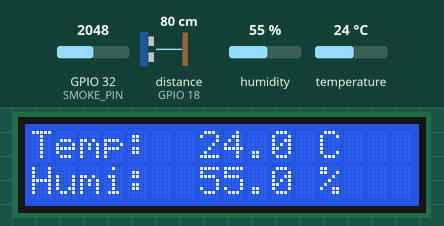
Simulated run of this sketch. Board: ESP32. Shown: 16×2 character LCD. Wiring (inferred from the names in the program): ultrasonic range finder: trigger GPIO 5; echo GPIO 18. The test bench sets the inputs (shaded band); at power-on: GPIO 32 (SMOKE_PIN) = 2048, distance to the obstacle (sensor on GPIO 18) 80 cm, humidity 55 %, temperature 24 °C (analog values on the 0–4095 scale). The echo pulse lasts 58.3 µs per cm; what the sketch prints to the serial monitor is not drawn.

Above: at 4.3 s.
4.4 s: GPIO 32 (SMOKE_PIN) set to 2866
At 7.0 s:
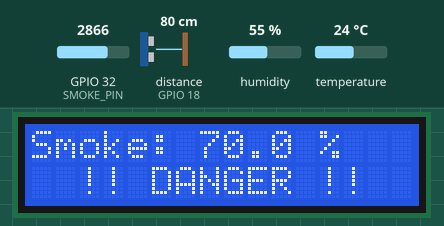
13.0 s: GPIO 32 (SMOKE_PIN) set to 122
At 15.6 s:
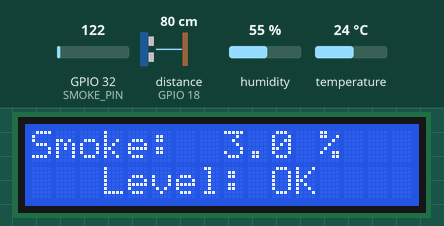
19.6 s: GPIO 32 (SMOKE_PIN) set to 1228
At 25.1 s:
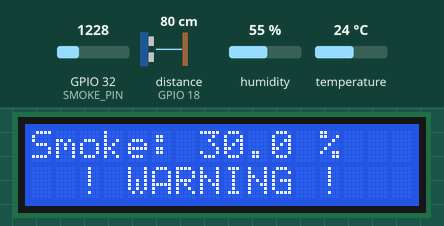
28.2 s: distance to the obstacle (sensor on GPIO 18) set to 2 cm
At 36.6 s:
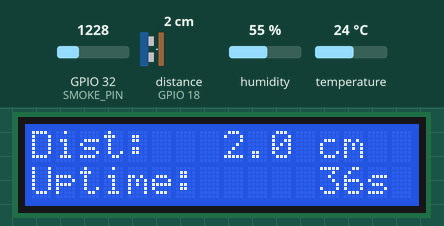
36.8 s: humidity set to 22 %
At 40.0 s:
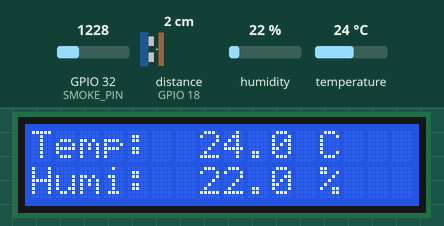
43.7 s: temperature set to 12 °C
At 49.4 s:
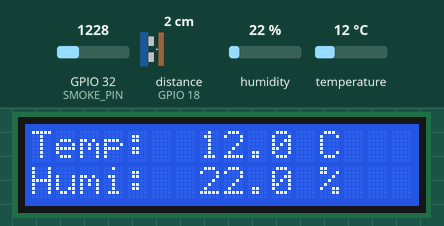
Timing chart, 0 to 50.9 s (numbered marks = the images above; inputs shaded):
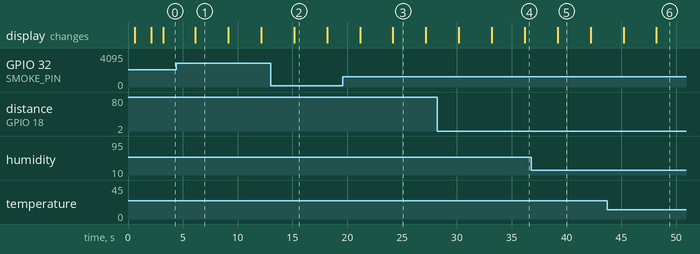

Measured:
- after the input at 4.4 s, the display: changes after 1.7 s (image 1)
- after the input at 13.0 s, the display: changes after 2.2 s (image 2)
- after the input at 19.6 s, the display: first differs from a run without the input after 4.6 s (image 3)
- what the display in image 1 shows lasts 3.1 s, from 6.1 s to 9.2 s

The sketch:

sensor_test.ino
```cpp
/*
 * sensor_test.ino
 * ─────────────────────────────────────────────────────────────────────────────
 * Standalone hardware test — reads every sensor and logs to Serial + LCD.
 * No Firebase / AWS / TFLite / WiFi — just the physical sensors.
 *
 * Hardware:
 *   DHT11        — pin 4
 *   MQ-2         — pin 32  (analog ADC)
 *   HC-SR04      — TRIG=5  ECHO=18
 *   16×2 I2C LCD — SDA=21  SCL=22  addr=0x27
 *
 * Required libraries (Arduino Library Manager):
 *   DHT sensor library  (Adafruit)
 *   Adafruit Unified Sensor
 *   LiquidCrystal I2C   (Frank de Brabander)
 *
 * Open Serial Monitor at 115200 baud.
 * LCD cycles: screen A → screen B every READ_INTERVAL_MS.
 */

#include <Wire.h>
#include <DHT.h>
#include <LiquidCrystal_I2C.h>

// ── Pin definitions ───────────────────────────────────────────────────────────
#define DHT_PIN        4
#define DHT_TYPE       DHT11
#define SMOKE_PIN      32
#define TRIG_PIN       5
#define ECHO_PIN       18
#define LCD_ADDR       0x27
#define LCD_COLS       16
#define LCD_ROWS       2

// ── Timing ────────────────────────────────────────────────────────────────────
#define READ_INTERVAL_MS  2000   // read + print every 2 s
#define LCD_FLIP_MS       3000   // flip LCD screen every 3 s

// ── Objects ───────────────────────────────────────────────────────────────────
DHT              dht(DHT_PIN, DHT_TYPE);
LiquidCrystal_I2C lcd(LCD_ADDR, LCD_COLS, LCD_ROWS);

// ── State ─────────────────────────────────────────────────────────────────────
unsigned long lastReadMs  = 0;
unsigned long lastFlipMs  = 0;
uint8_t       lcdScreen   = 0;

// Latest readings (updated each read cycle, used by LCD flip)
float    g_tempC      = 0;
float    g_humPct     = 0;
uint16_t g_smokeRaw   = 0;
float    g_smokePct   = 0;
float    g_distCm     = -1;
bool     g_dhtOk      = false;

// ── Helpers ───────────────────────────────────────────────────────────────────
float readDistance() {
    digitalWrite(TRIG_PIN, LOW);
    delayMicroseconds(2);
    digitalWrite(TRIG_PIN, HIGH);
    delayMicroseconds(10);
    digitalWrite(TRIG_PIN, LOW);
    long dur = pulseIn(ECHO_PIN, HIGH, 30000UL);
    if (dur == 0) return -1.0f;
    return dur * 0.01715f;  // cm
}

void lcdPrint(const char* l1, const char* l2) {
    lcd.clear();
    lcd.setCursor(0, 0); lcd.print(l1);
    lcd.setCursor(0, 1); lcd.print(l2);
}

// ── Setup ─────────────────────────────────────────────────────────────────────
void setup() {
    Serial.begin(115200);
    delay(500);

    // LCD — ESP32 needs explicit I2C pin init before the LCD driver
    Wire.begin(21, 22);   // SDA=21, SCL=22
    lcd.init();
    lcd.backlight();
    lcdPrint("Sensor Test", "Booting...");

    // Sensors
    dht.begin();
    pinMode(TRIG_PIN, OUTPUT);
    pinMode(ECHO_PIN, INPUT);
    digitalWrite(TRIG_PIN, LOW);
    analogReadResolution(12);

    Serial.println("\n========================================");
    Serial.println("  SENSOR TEST — 115200 baud");
    Serial.println("  DHT11 | MQ-2 | HC-SR04 | LCD");
    Serial.println("========================================");

    delay(1500);
    lcdPrint("All sensors", "ready!");
    delay(1000);
}

// ── Loop ──────────────────────────────────────────────────────────────────────
void loop() {
    unsigned long now = millis();

    // ── Read all sensors every READ_INTERVAL_MS ───────────────────────────────
    if (now - lastReadMs >= READ_INTERVAL_MS) {
        lastReadMs = now;

        // DHT11
        float t = dht.readTemperature();
        float h = dht.readHumidity();
        g_dhtOk = !(isnan(t) || isnan(h));
        if (g_dhtOk) { g_tempC = t; g_humPct = h; }

        // MQ-2 smoke
        g_smokeRaw = analogRead(SMOKE_PIN);
        g_smokePct = g_smokeRaw / 4095.0f * 100.0f;

        // HC-SR04 distance
        g_distCm = readDistance();

        // ── Serial output ─────────────────────────────────────────────────────
        Serial.println("----------------------------------------");
        Serial.printf("[DHT11]  Temp     : %s\n",
                      g_dhtOk ? String(g_tempC, 2) + " °C" : "READ FAILED");
        Serial.printf("[DHT11]  Humidity : %s\n",
                      g_dhtOk ? String(g_humPct, 2) + " %" : "READ FAILED");
        Serial.printf("[MQ-2]   Smoke raw: %u  /  4095\n", g_smokeRaw);
        Serial.printf("[MQ-2]   Smoke %%  : %.1f %%  (%s)\n",
                      g_smokePct,
                      g_smokePct > 60 ? "DANGER" :
                      g_smokePct > 25 ? "WARNING" : "OK");
        Serial.printf("[HCSR04] Distance : %s\n",
                      g_distCm < 0 ? "no object in range" :
                      String(g_distCm, 1) + " cm");
        Serial.printf("[SYS]    Uptime   : %lu s   Heap: %u bytes\n",
                      now / 1000, (uint32_t)ESP.getFreeHeap());
        Serial.println("----------------------------------------");
    }

    // ── Flip LCD screen every LCD_FLIP_MS ────────────────────────────────────
    if (now - lastFlipMs >= LCD_FLIP_MS) {
        lastFlipMs = now;
        char l1[17], l2[17];

        switch (lcdScreen % 3) {
            case 0:  // Temperature + humidity
                if (g_dhtOk) {
                    snprintf(l1, 17, "Temp: %5.1f C   ", g_tempC);
                    snprintf(l2, 17, "Humi: %5.1f %%  ", g_humPct);
                } else {
                    snprintf(l1, 17, "DHT11 FAIL      ");
                    snprintf(l2, 17, "Check wiring!   ");
                }
                break;

            case 1:  // Smoke
                snprintf(l1, 17, "Smoke:%5.1f %%  ", g_smokePct);
                snprintf(l2, 17, "%s",
                         g_smokePct > 60 ? "  !! DANGER !!  " :
                         g_smokePct > 25 ? "  ! WARNING !   " :
                                           "   Level: OK    ");
                break;

            case 2:  // Distance
                if (g_distCm < 0) {
                    snprintf(l1, 17, "Dist: no object ");
                } else {
                    snprintf(l1, 17, "Dist: %5.1f cm  ", g_distCm);
                }
                snprintf(l2, 17, "Uptime: %6lus  ", now / 1000UL);
                break;
        }

        lcdPrint(l1, l2);
        lcdScreen++;
    }

    delay(10);
}
```
